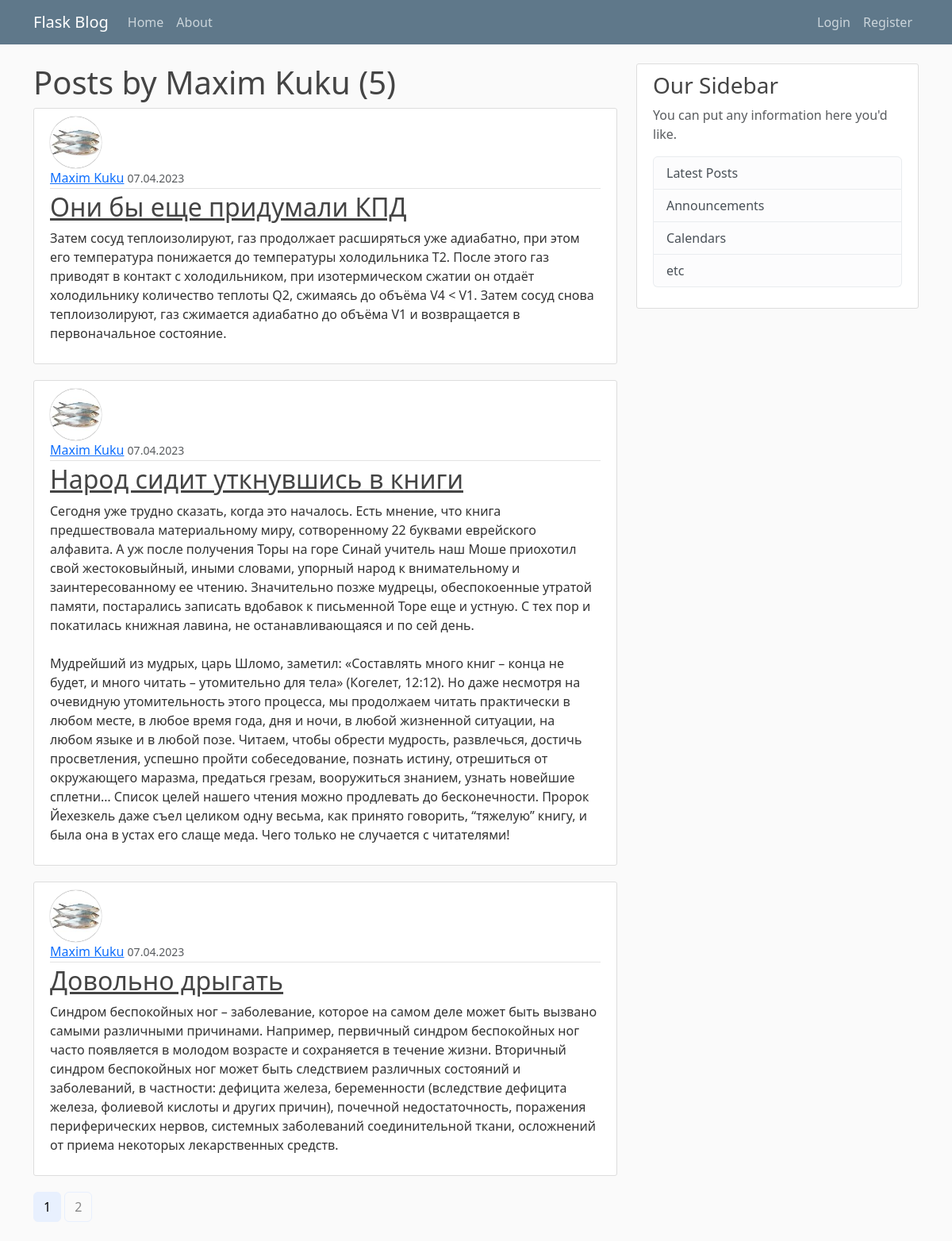
Screenshot of /user/Maxim Kuku with the database file from the repository.
### flaskblog/models.py (models this page shows, shortened)
class User(db.Model, UserMixin):
    id = db.Column(db.Integer, primary_key=True)
    username = db.Column(db.String(20), unique=True, nullable=False)
    email = db.Column(db.String(120), unique=True, nullable=False)
    image_file = db.Column(db.String(20), nullable=False, default='default.jpg')
    password = db.Column(db.String(60), nullable=False)
    posts = db.relationship('Post', backref='author', lazy=True)

class Post(db.Model):
    id = db.Column(db.Integer, primary_key=True)
    title = db.Column(db.String(100), nullable=False)
    date_posted = db.Column(db.DateTime, nullable=False, default=datetime.utcnow)
    content = db.Column(db.Text, nullable=False)
    user_id = db.Column(db.Integer, db.ForeignKey('user.id'), nullable=False)

### flaskblog/users/routes.py (the view)
@users.route("/user/<string:username>")
def user_posts(username):
    page = request.args.get('page', 1, type=int)
    user = User.query.filter_by(username=username).first_or_404()
    posts = Post.query.filter_by(author=user)\
        .order_by(Post.date_posted.desc())\
        .paginate(page=page, per_page=3)
    return render_template('user_posts.html', posts=posts, user=user)

### flaskblog/templates/user_posts.html
{% extends "layout.html" %}
{% block content %}
<h1>Posts by {{ user.username }} ({{ posts.total }})</h1>
    {% for post in posts.items %}
        <article class="media content-section home-articles">
          <img src="{{ url_for('static', filename='profile_pics/' + post.author.image_file) }}" alt="{{ post.author.username }}" class="rounded-circle article-img">
          <div class="media-body">
            <div class="article-metadata">
              <a class="mr-2" href="{{ url_for('users.user_posts', username=post.author.username) }}">{{ post.author.username }}</a>
              <small class="text-muted">{{ post.date_posted.strftime('%d.%m.%Y') }}</small>
            </div>
            <h2><a class="article-title" href="{{ url_for('posts.post', post_id=post.id) }}">{{ post.title }}</a></h2>
            <p class="article-content">{{ post.content }}</p>
          </div>
        </article>
    {% endfor %}
    {% for page_num in posts.iter_pages(left_edge=1, right_edge=1, left_current=1, right_current=2) %}
        {% if page_num %}
            {% if posts.page == page_num %}
                <a class="btn btn-info mb-4" href="{{ url_for('users.user_posts', username=user.username, page=page_num) }}">{{ page_num }}</a>
            {% else %}
                <a class="btn btn-outline-info mb-4" href="{{ url_for('users.user_posts', username=user.username, page=page_num) }}">{{ page_num }}</a>
            {% endif %}
        {% else %}
            ...
        {% endif %}
    {% endfor %}
{% endblock content %}

### flaskblog/static/main.css (style rules this page uses)
body { background: #fafafa; color: #333333; margin-top: 5rem; }
h1, h2, h3, h4, h5, h6 { color: #444444; }
.content-section { background: #ffffff; padding: 10px 20px; border: 1px solid #dddddd; border-radius: 3px; margin-bottom: 20px; }
.article-title { color: #444444; }
.article-content { white-space: pre-line; }
.article-img { height: 65px; width: 65px; margin-right: 16px; }
.article-metadata { padding-bottom: 1px; margin-bottom: 4px; border-bottom: 1px solid #e3e3e3 }
.btn-outline-info { --bs-btn-color: #898989; --bs-btn-border-color: #e8f0fe; --bs-btn-hover-color: #000; --bs-btn-hover-bg: #e8f0fe; --bs-btn-hover-border-color: #e8f0fe; --bs-btn-focus-shadow-rgb: 13,202,240; --bs-btn-active-color: #000; --bs-btn-active-bg: #e8f0fe; --bs-btn-active-border-color: #e8f0fe; --bs-btn-active-shadow: inset 0 3px 5px rgba(0, 0, 0, 0.125); --bs-btn-disabled-color: #e8f0fe; --bs-btn-disabled-bg: transparent; --bs-btn-disabled-border-color: #e8f0fe; --bs-gradient: none; }
.home-articles .article-img { object-fit: contain; }
.rounded-circle { box-shadow: 0px 0px 1px #343434; }
.btn-info { --bs-btn-color: #000; --bs-btn-bg: #e8f0fe; --bs-btn-border-color: #e8f0fe; --bs-btn-hover-color: #000; --bs-btn-hover-bg: #d3e3ff; --bs-btn-hover-border-color: #d3e3ff; --bs-btn-focus-shadow-rgb: 11,172,204; --bs-btn-active-color: #000; --bs-btn-active-bg: #d3e3ff; --bs-btn-active-border-color: #d3e3ff; --bs-btn-active-shadow: inset 0 3px 5px rgba(0, 0, 0, 0.125); --bs-btn-disabled-color: #000; --bs-btn-disabled-bg: #e8f0fe; --bs-btn-disabled-border-color: #e8f0fe; }

### rows the page displays
User: username "Maxim Kuku"
Post: image_file (picture), author.username "Maxim Kuku", date_posted "07.04.2023", title "Они бы еще придумали КПД", content "Затем сосуд теплоизолируют, газ продолжает расширяться уже адиабатно, при этом его температура понижается до температуры холодильника Т2. После этого газ приводят в контакт с холодильником, при изотермическом сжатии он отдаёт холодильнику количество теплоты Q2, сжимаясь до объёма V4 < V1. Затем сосуд снова теплоизолируют, газ сжимается адиабатно до объёма V1 и возвращается в первоначальное состояние."
Post: image_file (picture), author.username "Maxim Kuku", date_posted "07.04.2023", title "Народ сидит уткнувшись в книги", content "Сегодня уже трудно сказать, когда это началось. Есть мнение, что книга предшествовала материальному миру, сотворенному 22 буквами еврейского алфавита. А уж после получения Торы на горе Синай учитель наш Моше приохотил свой жестоковыйный, иными словами, упорный народ к внимательному и заинтересованному ее чтению. Значительно позже мудрецы, обеспокоенные утратой памяти, постарались записать вдобавок к письменной Торе еще и устную. С тех пор и покатилась книжная лавина, не останавливающаяся и по сей день. Мудрейший из мудрых, царь Шломо, заметил: «Составлять много книг – конца не будет, и много читать – утомительно для тела» (Когелет, 12:12). Но даже несмотря на очевидную утомительность этого…"
Post: image_file (picture), author.username "Maxim Kuku", date_posted "07.04.2023", title "Довольно дрыгать", content "Синдром беспокойных ног – заболевание, которое на самом деле может быть вызвано самыми различными причинами. Например, первичный синдром беспокойных ног часто появляется в молодом возрасте и сохраняется в течение жизни. Вторичный синдром беспокойных ног может быть следствием различных состояний и заболеваний, в частности: дефицита железа, беременности (вследствие дефицита железа, фолиевой кислоты и других причин), почечной недостаточность, поражения периферических нервов, системных заболеваний соединительной ткани, осложнений от приема некоторых лекарственных средств."

### other values shown
{{ posts.total }} "5"
{{ page_num }} "1"
{{ page_num }} "2"
